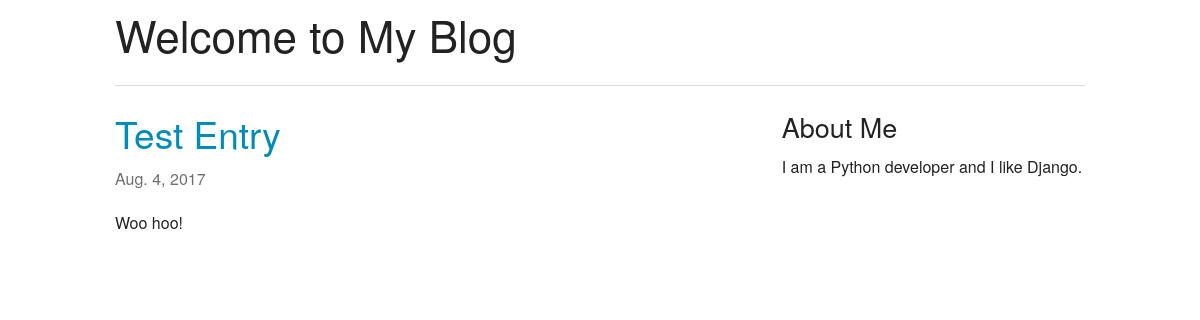
The page / on the database its author committed.
### blog/models.py (models this page shows, shortened)
class Entry(models.Model):
    title = models.CharField(max_length=500)
    author = models.ForeignKey('auth.User')
    body = models.TextField()
    created_at = models.DateTimeField(auto_now_add=True, editable=False)
    modified_at = models.DateTimeField(auto_now=True, editable=False)
    def get_absolute_url(self):
        return reverse('entry_detail', kwargs={'pk': self.pk})
    class Meta:
        verbose_name_plural = "entries"

### myblog/views.py (the view)
# urls.py: url(r'^$', views.HomeView.as_view(), name='home'),
class HomeView(ListView):
    template_name = 'index.html'
    queryset = Entry.objects.order_by('-created_at')

### templates/index.html
{% extends "base.html" %}
{% block content %}
    {% for entry in entry_list %}
        {% include "_entry.html" with entry=entry only %}
    {% empty %}
        <p>No blog entries yet.</p>
    {% endfor %}
{% endblock content %}

### templates/_entry.html (shortened to what this page needs)
<article>
    <h2><a href="{{ entry.get_absolute_url }}">{{ entry.title }}</a></h2>
    <p class="subheader">
        <time>{{ entry.modified_at|date }}</time>
    </p>
    {{ entry.body|linebreaks }}
</article>

### rows shown on the page
Entry: title "Test Entry", modified_at "Aug. 4, 2017", body "Woo hoo!"
